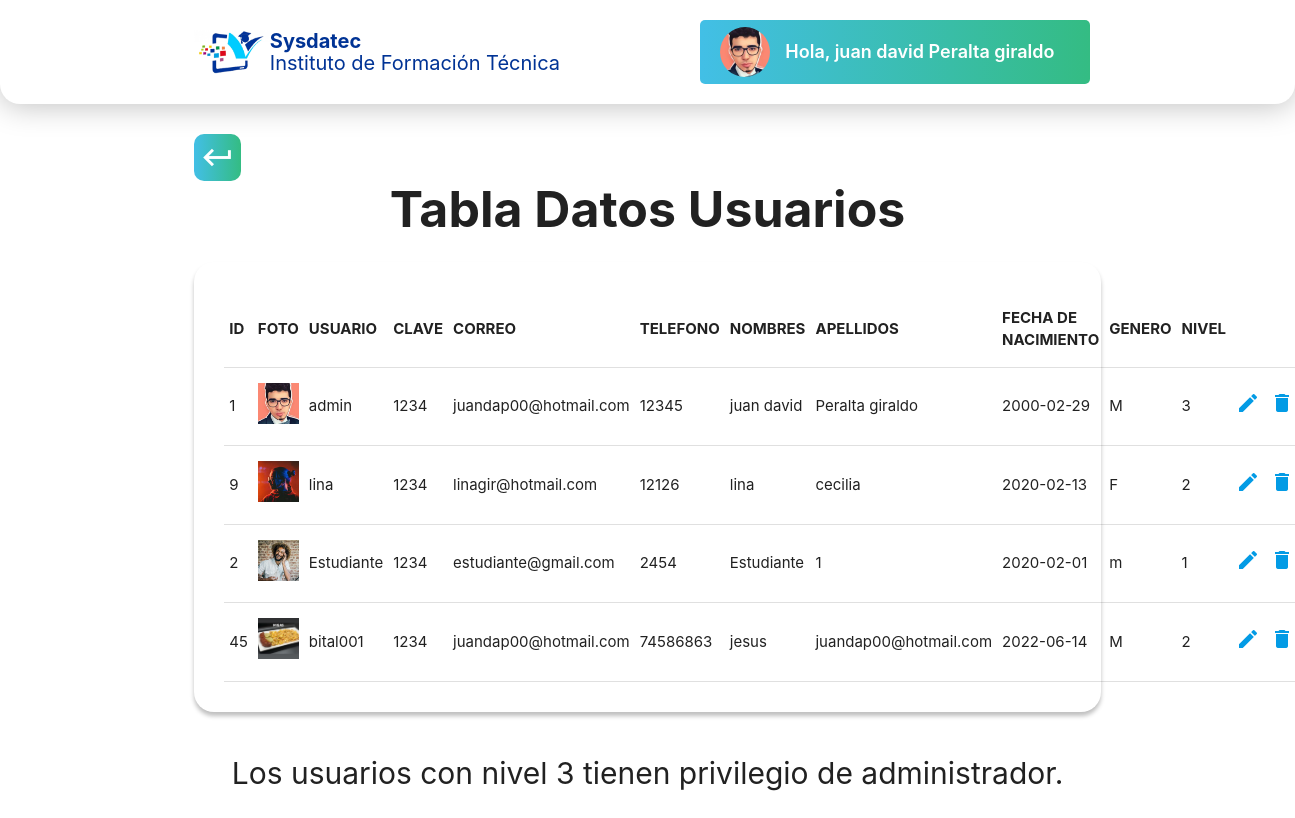
/RegistrosUsuario.php (signed in), run on the app's committed database.
### tables this page shows
CREATE TABLE `usuarios` (
  `id` int(5) NOT NULL,
  `direccionf` varchar(100) NOT NULL,
  `foto` varchar(100) NOT NULL,
  `usuario` varchar(10) NOT NULL,
  `clave` int(10) NOT NULL,
  `correo` varchar(30) NOT NULL,
  `telefono` int(30) NOT NULL,
  `nombre` varchar(30) NOT NULL,
  `apellido` varchar(25) NOT NULL,
  `fecha de nacimiento` date NOT NULL,
  `genero` varchar(2) NOT NULL,
  `nivel` int(3) NOT NULL
);

### RegistrosUsuario.php (the view, shortened to what this page needs)
<?php
include("Config.php");
$sql = "SELECT * FROM `usuarios` WHERE  id='$_SESSION[Id]' ";
$result = $conn->query($sql);
if ($result->num_rows > 0) {
	$row = $result->fetch_assoc();
}
?>
<!doctype html>
<html>
<head>
    <?php
        include ('head.php');
    ?>
</head>
<body>
	<?php
       include ('header.php');
	?>
<div class="container registro">
 <a href="InicioAdmin.php"><i class="material-icons">keyboard_return</i></a>
	<h1 class="fuente1 center">Tabla Datos Usuarios</h1>
</div>
<?php
$sql = "SELECT * FROM `usuarios` ";
$result = $conn->query($sql);
?> <div class="container form_admin">
<?php
echo "<table>
        <thead>
          <tr>
              <th>ID</th>
			  <th>FOTO</th>
              <th>USUARIO</th>
              <th>CLAVE</th>
			  <th>CORREO</th>
			  <th>TELEFONO</th>
			  <th>NOMBRES</th>
			  <th>APELLIDOS</th>
			  <th>FECHA DE NACIMIENTO</th>
			  <th>GENERO</th>
			  <th>NIVEL</th>
          </tr>
        </thead>";
if ($result->num_rows > 0) {
    while($row = $result->fetch_assoc()) {
    echo    " <tbody>
          <tr>
            <td>".$row["id"]."</td>
			<td><img src='Imagenes perfil/".$row["foto"]."' class='responsive-img' width='60'></td>
            <td>".$row["usuario"]."</td>
            <td>".$row["clave"]."</td>
			<td>".$row["correo"]."</td>
			<td>".$row["telefono"]."</td>
            <td>".$row["nombre"]."</td>
			<td>".$row["apellido"]."</td>
			<td>".$row["fecha de nacimiento"]."</td>
			<td>".$row["genero"]."</td>
			<td>".$row["nivel"]."</td>
			<td> <a href='editar.php?var=".$row["id"]."'><i class='material-icons'>create</i></a></td>
			<td> <a href='eliminar.php?var=".$row["id"]."'><i class='material-icons'>delete</i></a></td>
        </tbody>";
	}
}
echo "</table>";
	?> </div>
<div class="conatiner center usuario3">
	<h3> Los usuarios con nivel 3 tienen privilegio de administrador.</h3>
	</div>
</body>
</html>

### head.php (shortened to what this page needs)
<link type="text/css" rel="stylesheet" href="css/materialize.min.css"  media="screen,projection"/>
<link rel="stylesheet" type="text/css" href="css/1.css">

### header.php
<?php
$nombre_usuario= $row["nombre"] ." ". $row["apellido"];
?>
<nav class="white nav">
  <div class=" container nav-wrapper header">
    <div class="row">
      <div class="col l6 logo_sysdatec">
        <div class="col l2 imagen_sys">
          <img class="responsive-img" src="img/cropped-sysdateclogo-1-1-768x377 1.png">
        </div>
         <div class="col l10 sysdatec">
          <p class="bold">Sysdatec</p>
          <p>Instituto de Formación Técnica</p>
        </div>
      </div>
      <ul id="nav-mobile" class="right hide-on-med-and-down col l6 nombre_usuario">
        <li>
          <img src="Imagenes perfil/<?php echo $row["foto"]?>" class="responsive-img" width="auto">
          <a href="Perfil.php">Hola, <?php echo $nombre_usuario ?></a>
        </li>
      </ul>
    </div>
  </div>
</nav>

### Css/1.css (style rules this page uses)
html { height: 100%; }
.header .row { margin-bottom: 0px; align-items: center; display: flex; }
.logo_sysdatec { display: flex; padding: 0!important; }
.sysdatec { margin: auto 0; padding: 0!important; }
.sysdatec p { margin: 0; line-height: 22px; color: #003395; font-size: 20px; }
.sysdatec .bold { font-weight: bold; }
.nombre_usuario { display: flex; align-content: center; justify-content: end; font-weight: 600; }
.nombre_usuario li { background: linear-gradient(to right, #42BFE6, #34BC83); padding: 7px 20px; border-radius: 5px; line-height: 30px; display: flex; align-items: center; }
.nombre_usuario li img { width: 50px; border-radius: 50%; }
.nombre_usuario li a { font-size: 18px; }
.nav { padding: 20px 0; height: auto; box-shadow: 0px 2px 30px rgba(0, 0, 0, 0.25); border-radius: 0 0 20px 20px; }
.imagen_sys { display: flex; padding: 0!important; }
.fuente1 { font-size: 50px; font-weight: 700; margin-top: 50px; }
.form_admin { box-shadow: 0px 4px 4px rgba(0, 0, 0, 0.25); border-radius: 20px; padding: 30px; }
.usuario3 { margin-top: 45px; padding-bottom: 40px; }
.usuario3 h3 { font-size: 30px; margin-bottom: 50px; }
.registro { padding-top: 30px; }
.registro .fuente1 { margin-top: 0px; }
.registro i { font-size: 35px; color: #ffffff; background: linear-gradient(to right, #42BFE6, #34BC83); border-radius: 10px; padding: 6px; }

### data on the page
usuarios: foto (picture), nombre_usuario "juan david Peralta giraldo", id "1", usuario "admin", clave "1234", correo "juandap00@hotmail.com", telefono "12345", nombre "juan david", apellido "Peralta giraldo", fecha de nacimiento "2000-02-29", genero "M", nivel "3"
usuarios: id "9", foto (picture), usuario "lina", clave "1234", correo "linagir@hotmail.com", telefono "12126", nombre "lina", apellido "cecilia", fecha de nacimiento "2020-02-13", genero "F", nivel "2"
usuarios: id "2", foto (picture), usuario "Estudiante", clave "1234", correo "estudiante@gmail.com", telefono "2454", nombre "Estudiante", apellido "1", fecha de nacimiento "2020-02-01", genero "m", nivel "1"
usuarios: id "45", foto (picture), usuario "bital001", clave "1234", correo "juandap00@hotmail.com", telefono "74586863", nombre "jesus", apellido "juandap00@hotmail.com", fecha de nacimiento "2022-06-14", genero "M", nivel "2"
